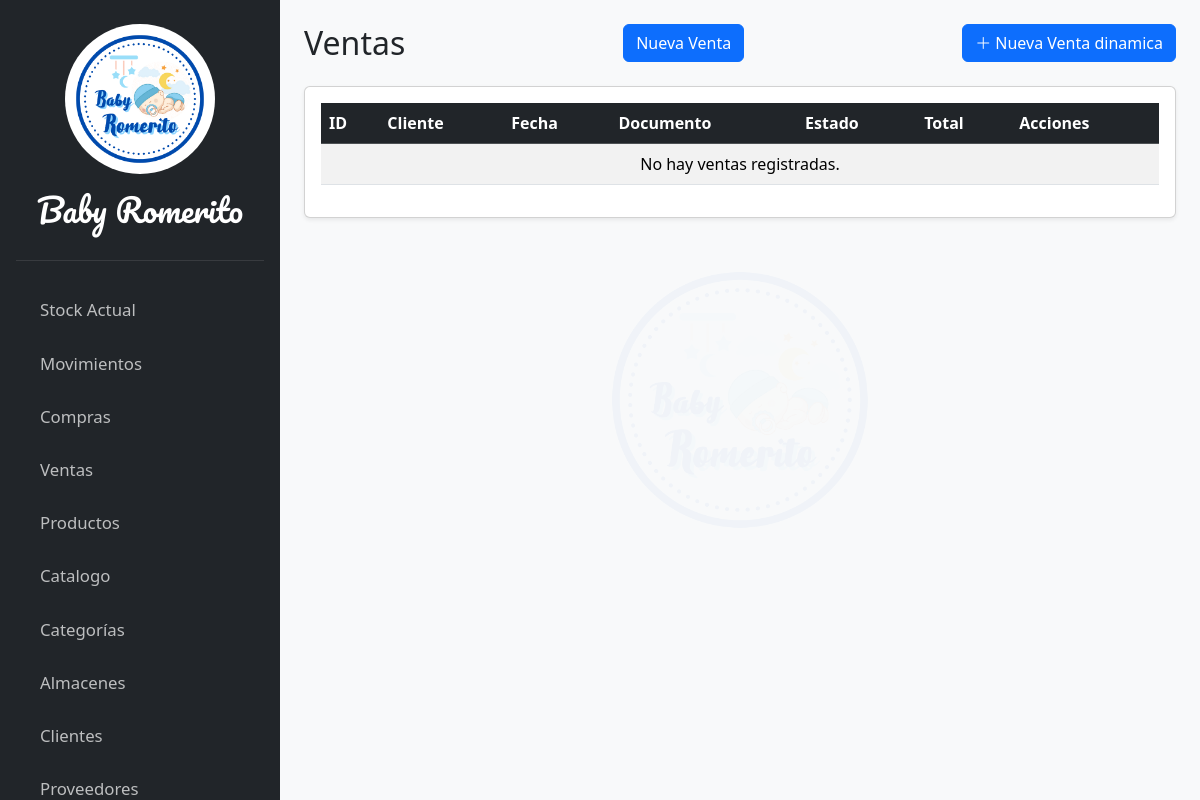
Page /documentos/venta/lista/ on the earlier database version.
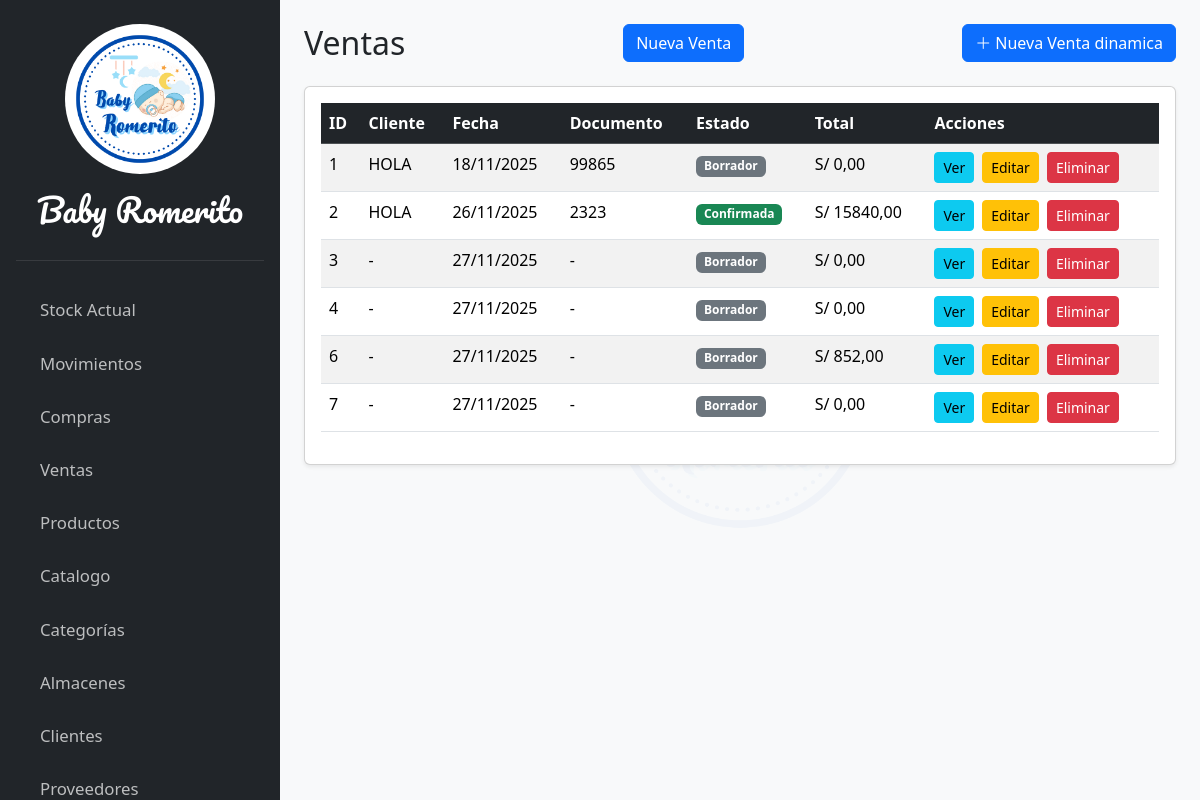
Same page on the later database version.
### apps/compraventa/models.py (models this page shows, shortened)
class Venta(models.Model):
    cliente = models.ForeignKey(Cliente, on_delete=models.SET_NULL, null=True, verbose_name="Cliente")
    fecha = models.DateField("Fecha de la venta")
    tipo_comprobante = models.CharField(max_length=10, choices=TipoComprobante.choices, default=TipoComprobante.BOLETA)
    numero_documento = models.CharField("N° Documento", max_length=50, null=True, blank=True, unique=True)
    total_venta = models.DecimalField(max_digits=12, decimal_places=2, default=0)
    estado = models.CharField("Estado", max_length=20, choices=EstadoDocumento.choices, default=EstadoDocumento.BORRADOR)
    class Meta:
        verbose_name = "Venta"
        verbose_name_plural = "Ventas"

### apps/clientes/models.py (models this page shows, shortened)
class Cliente(models.Model):
    nombre = models.CharField("Nombre del Cliente", max_length=255)
    ruc_dni = models.CharField("RUC/DNI", max_length=11, null=True, blank=True)
    telefono = models.CharField("Teléfono", max_length=20, null=True, blank=True)
    email = models.EmailField("Correo electronico", null=True, blank=True)

### apps/compraventa/views/venta_views.py (the view)
# urls.py: path('venta/lista/', venta_views.VentaListView.as_view(), name='venta-list'),
class VentaListView(ListView):
    model = Venta
    template_name = 'compraventa/pages/venta_list.html'
    context_object_name = 'ventas'

### templates/compraventa/pages/venta_list.html (shortened to what this page needs)
{% extends 'core/base.html' %}
{% load static %}
{% block content %}
<header class="d-flex justify-content-between align-items-center mb-4">
  <h2 class="m-0">Ventas</h2>
  <a href="{% url 'venta-create' %}" class="btn btn-primary">
    Nueva Venta
  </a>
  <a href="{% url 'venta-dinamica-create' %}" class="btn btn-primary">
      <i class="bi bi-plus-lg"></i> Nueva Venta dinamica
  </a>
</header>
<div class="card shadow-sm">
  <div class="card-body">
    <div class="table-responsive">
    <table id="datatable-ventas" class="table table-striped table-hover" style="width:100%">
        <thead class="table-dark">
          <tr>
            <th>ID</th>
            <th>Cliente</th>
            <th>Fecha</th>
            <th>Documento</th>
            <th>Estado</th>
            <th>Total</th>
            <th>Acciones</th>
          </tr>
        </thead>
        <tbody id="venta-table">
          {% for venta in ventas %}
          <tr>
            <td>{{ venta.id }}</td>
            <td>{{ venta.cliente.nombre|default:"-" }}</td>
            <td>{{ venta.fecha|date:"d/m/Y" }}</td>
            <td>{{ venta.numero_documento|default:"-" }}</td>
            <td>
              <span class="badge
                {% if venta.estado == 'BORRADOR' %}bg-secondary
                {% elif venta.estado == 'CONFIRMADA' %}bg-success
                {% elif venta.estado == 'RECHAZADA' %}bg-danger
                {% endif %}">
                {{ venta.get_estado_display }}
              </span>
            </td>
            <td>S/ {{ venta.total_venta|floatformat:2 }}</td>
            <td>
              <div class="d-flex gap-2">
                <a href="{% url 'venta-detail' venta.pk %}" class="btn btn-info btn-sm">Ver</a>
                <a href="{% url 'venta-edit' venta.pk %}" class="btn btn-warning btn-sm">Editar</a>
                <a href="{% url 'venta-delete' venta.pk %}" class="btn btn-danger btn-sm">Eliminar</a>
              </div>
            </td>
          </tr>
          {% empty %}
          <tr>
            <td colspan="7" class="text-center">No hay ventas registradas.</td>
          </tr>
          {% endfor %}
        </tbody>
      </table>
    </div>
    </div>
</div>
{% endblock %}

Differences in the rows shown:
added Venta: id "1", cliente.nombre "HOLA", fecha "18/11/2025", numero_documento "99865", estado "Borrador", total_venta "0,00"
added Venta: id "2", cliente.nombre "HOLA", fecha "26/11/2025", numero_documento "2323", estado "Confirmada", total_venta "15840,00"
added Venta: id "3", cliente.nombre "-", fecha "27/11/2025", numero_documento "-", estado "Borrador", total_venta "0,00"
added Venta: id "4", cliente.nombre "-", fecha "27/11/2025", numero_documento "-", estado "Borrador", total_venta "0,00"
added Venta: id "6", cliente.nombre "-", fecha "27/11/2025", numero_documento "-", estado "Borrador", total_venta "852,00"
added Venta: id "7", cliente.nombre "-", fecha "27/11/2025", numero_documento "-", estado "Borrador", total_venta "0,00"
Other differences:
text no longer shown: "No hay ventas registradas."
